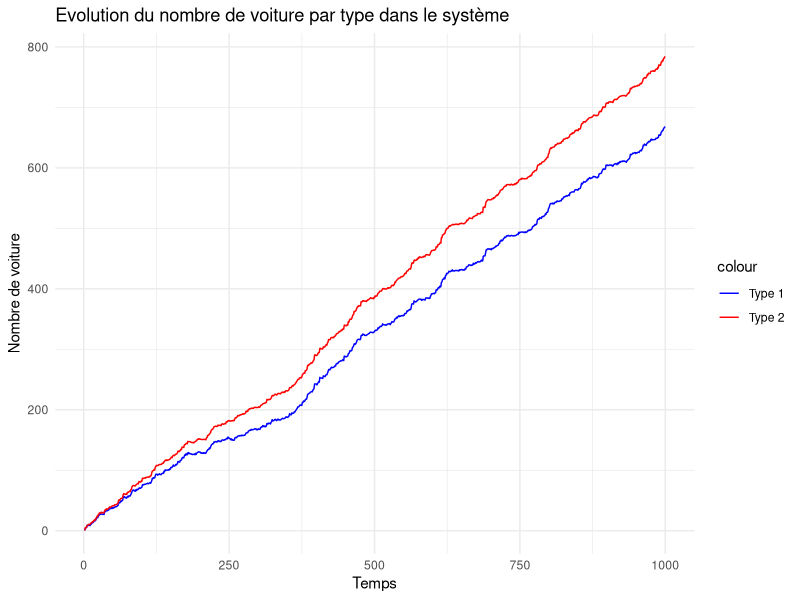

Here is the R script that generated this plot:
## ---- chunk 1
library(ggplot2)
## ---- chunk 2
# Fonction de simulation
simulerFileAttente = function(lambda, mu, periodes) {
# Initialisation 
  feu1 = TRUE
  feu2 = FALSE
  t_changement_feu = rexp(1, mu)
  voiture_t1 = 0
  voiture_t2 = 0
  t = 0
  voiture_laisse_passe=0
  nbVoitureType1=0
  nbVoitureType2=0
  
  
  # Boucle de simulation
  # Simulation des feux
  for (i in 1:periodes) {
    
    # Nouvelle arrivée (suivant une loi expo(0.8)))
    t_inter_arrivee = rexp(1, lambda)
    voiture_t1 = voiture_t1 + t_inter_arrivee # Type 1 arrivent de voie A
    voiture_t2 = voiture_t2 + t_inter_arrivee # Type 2 arriivent de voie B
  
    
    if (feu1) { # Voie A
      # Le feu change de couleur est passe au rouge
      if (t_changement_feu < periodes) {
        feu1 = FALSE
        feu2 = TRUE
        t_changement_feu = t + rexp(1, mu)
        voiture_laisse_passe=0
        
        # Le feu a passe au rouge, calcul de la probabilité pour que la voiture en tête tourne vers la voie c (proba=0.2)
        if (runif(1) < 0.2) {
          voiture_t1 = voiture_t1 - 1
        }
  
      }
      # Tant que ce feu est vert, nous ne laissons pas que 5 voitures juqsu'à la prochaine fois que le feu passe au vert
      if (voiture_laisse_passe <= 5) {
        voiture_t1 = voiture_t1 - 1
        voiture_laisse_passe=voiture_laisse_passe+1
      }
      
    } else { # Voie B
      if (t_changement_feu < periodes) {
        feu1 = TRUE
        feu2 = FALSE
        t_changement_feu = t + rexp(1, mu)
        voiture_laisse_passe=0
      }
      if (voiture_laisse_passe <= 5) {
        voiture_t2 = voiture_t2 - 1
        voiture_laisse_passe=voiture_laisse_passe+1
      }
    }
    nbVoitureType1[i] = voiture_t1
    nbVoitureType2[i] = voiture_t2
  }
  
  
  # Tracer le graphique en courbe pour montrer l'évolution du nombre de voiture par type dans le système

  # Calcul de la moyenne du nombre de voiture par type dans le système
  moyenne_voiture_t1 = mean(voiture_t1)
  moyenne_voiture_t2 = mean(voiture_t2)
  print(paste("Moyenne du nombre de voiture type 1 dans le système: ", moyenne_voiture_t1))
  print(paste("Moyenne du nombre de voiture type 2 dans le système: ", moyenne_voiture_t2))
  
  # Tracer le graphique
  # Nous voulons voir l'évolution du nombre de voiture par type dans le système pour chaque unité de temps
  
  # Création du data frame
  data = data.frame(Temps=1:periodes, VoitureType1=voiture_t1, VoitureType2=voiture_t2)
  
  # Tracé du graphique
  ggplot(data, aes(x=Temps)) +
    geom_line(aes(y=nbVoitureType1, color="Type 1")) +
    geom_line(aes(y=nbVoitureType2, color="Type 2")) +
    labs(title="Evolution du nombre de voiture par type dans le système", x="Temps", y="Nombre de voiture") +
    scale_color_manual(values=c("Type 1"="blue", "Type 2"="red")) +
    theme_minimal()
}
## ---- chunk 3
# Simulation
simulerFileAttente(0.8, 1, 1000)
